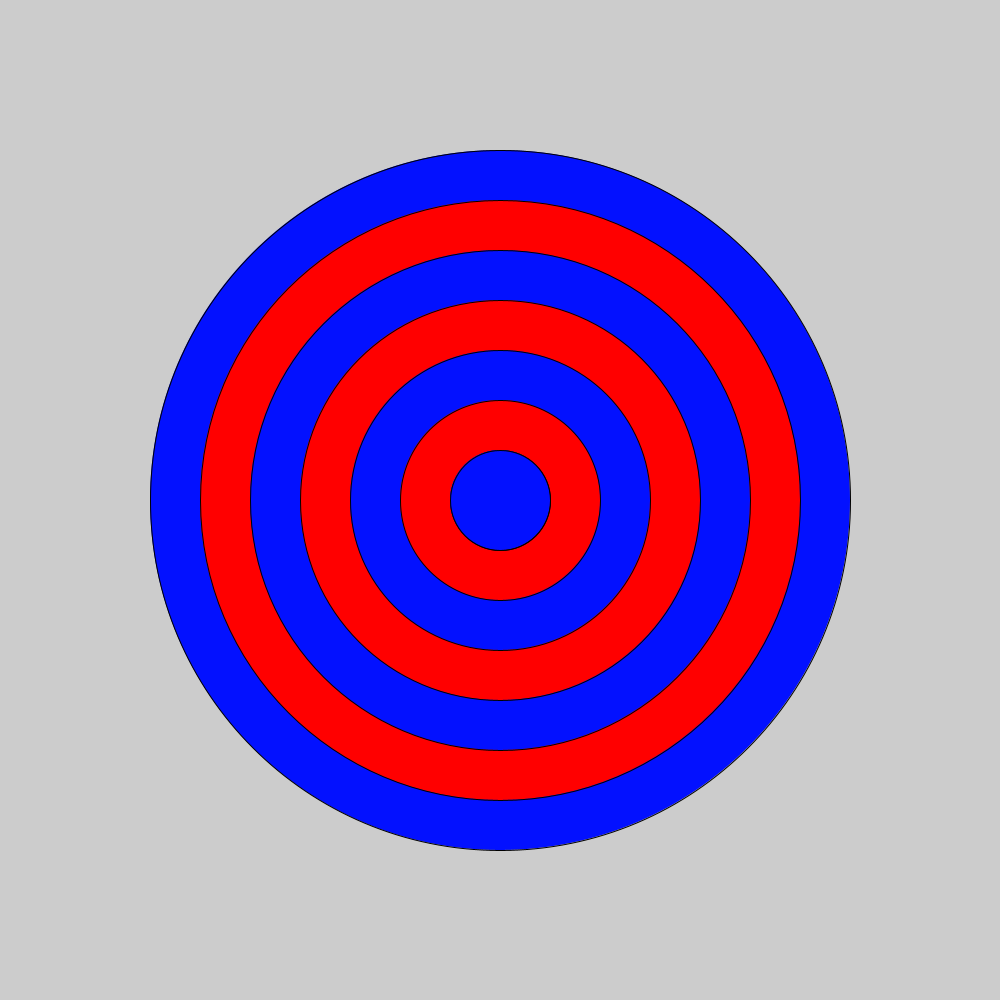
Frame 1 (no input)
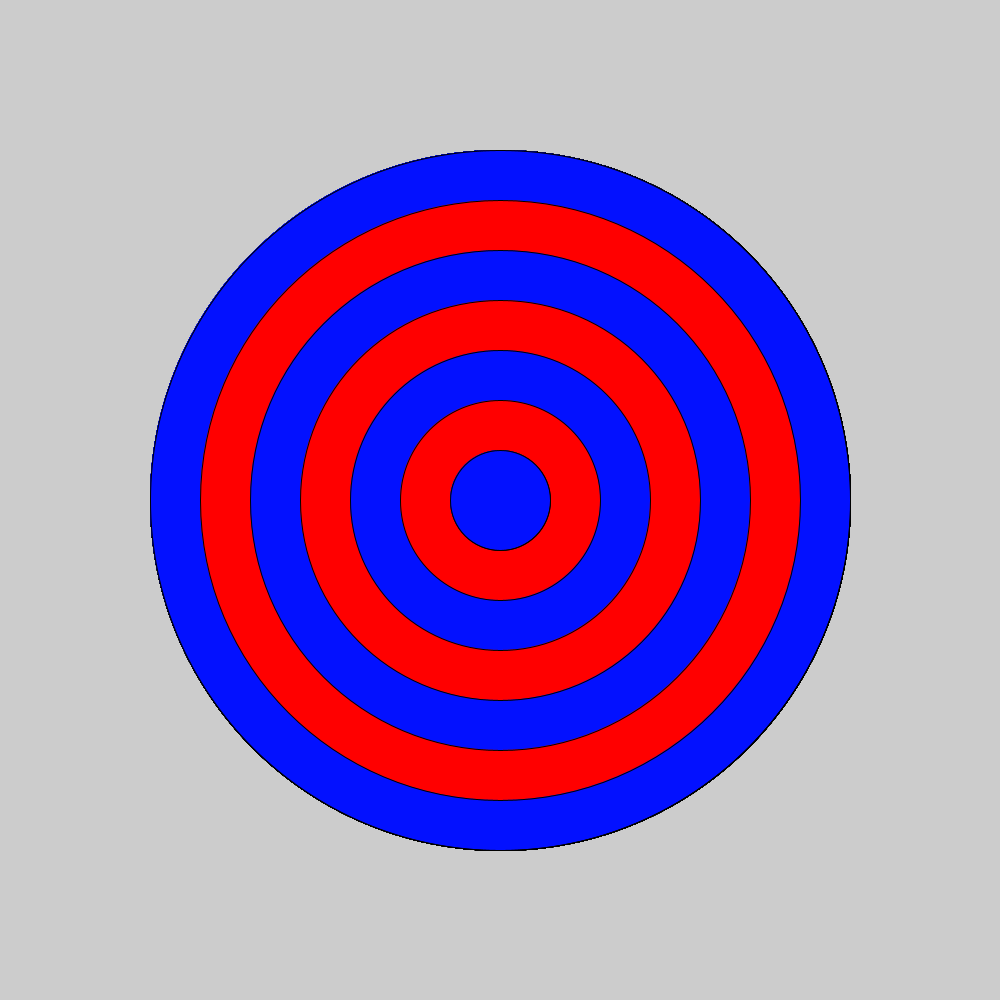
Frame 60 (the mouse pressed at the canvas centre just before this capture)
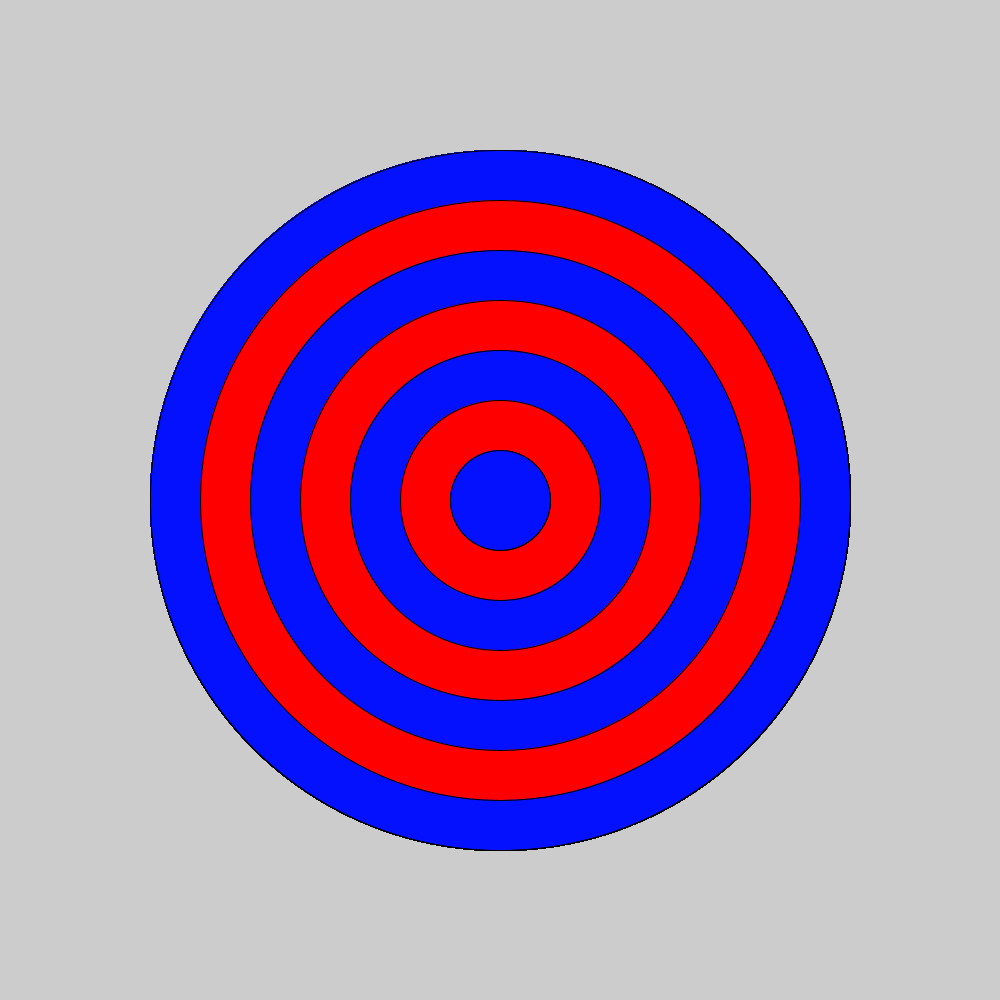
Frame 120 (the mouse held since frame 60 and released just before this capture)

The Processing sketch that drew these frames (run headless with seeded random() and noise(); from frame 60 on, the mouse is pressed at the canvas centre):

// Processing sketch: bullseye
// ── bullseye.pde
void setup(){
size(1000,1000);
  int w =800;
  int l = 800;
  
  
}
 void draw(){
  int w =800;
  int l = 800;
   for(int i=1; i < 10; i++){
   if( i % 2 == 0){
     fill(#FF0000);
   }
   else{
     fill(#0311FF);
   }
   ellipse(500,500, w-(i*100), l-(i*100));
  
  //fill(#FF0000);
 // ellipse(500,500,w-200,l-200);
 // fill(#0311FF);
 // ellipse(500,500,w-300,l-300);
  // fill(#FF0000);
 // ellipse(500,500,w-400,l-400);
 // fill(#0311FF);
  //ellipse(500,500,w-500,l-500);
  // fill(#FF0000);
  //ellipse(500,500,w-600,l-600);
  //fill(#0311FF);
  //ellipse(500,500,w-700,l-700);
}
 }
